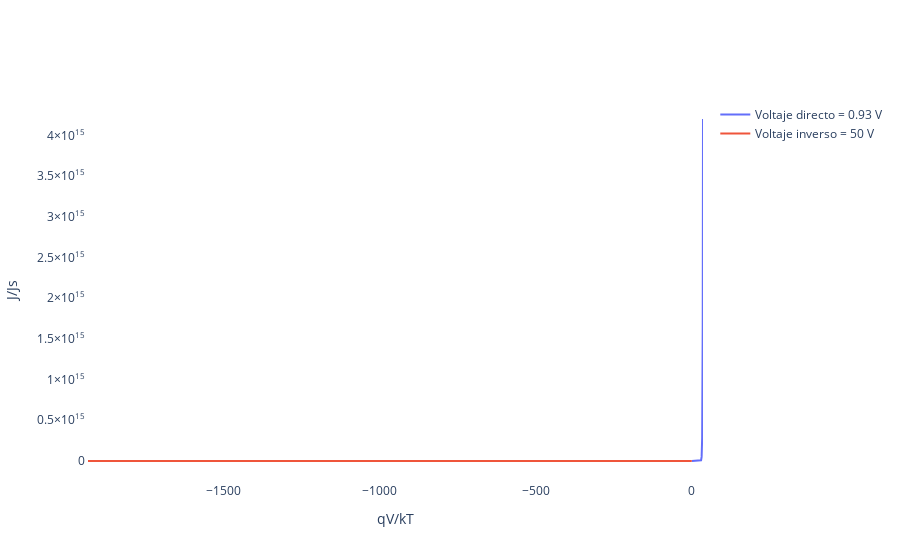

Here is the notebook cell this chart was saved with:
### Code cell
import numpy as np
import plotly.graph_objects as go

te = np.linspace(250, 340, 90)
vf_s = np.linspace(0, (q * v_f) / (k * t), 1000)
vr_s = np.linspace(0, (q * v_r) / (k * t), 1000)

i_g1 = (np.exp(vf_s)-1)
i_g2 = (np.exp(-vr_s)-1)

# Crear la figura
fig = go.Figure()

# Agregar las curvas al gráfico
fig.add_trace(go.Scatter(x=vf_s, y=i_g1, mode='lines', name=f'Voltaje directo = {v_f} V'))
fig.add_trace(go.Scatter(x=-vr_s, y=i_g2, mode='lines', name=f'Voltaje inverso = {v_r} V'))

# Configurar el diseño del gráfico
fig.update_layout(
    xaxis=dict(title='qV/kT', showline=True),
    yaxis=dict(title='J/Js', showline=True),
    title='',
    showlegend=True,
    plot_bgcolor="white",
    paper_bgcolor="white"
)
# Configurar las líneas de los ejes x e y

# Mostrar el gráfico
fig.show()

### Figure 1 — Plotly figure (JSON) as saved in the notebook; plotly's stock layout.template omitted (floating-point values rounded to 4 significant figures; data arrays with more than 128 entries replaced by an {"elided": "..."} marker saying what was removed)
{"data": [{"mode": "lines", "name": "Voltaje directo = 0.93 V", "type": "scatter", "x": {"elided": "1000 float values"}, "y": {"elided": "1000 float values"}}, {"mode": "lines", "name": "Voltaje inverso = 50 V", "type": "scatter", "x": {"elided": "1000 float values"}, "y": {"elided": "1000 float values"}}], "layout": {"paper_bgcolor": "white", "plot_bgcolor": "white", "showlegend": true, "title": {"text": ""}, "xaxis": {"showline": true, "title": {"text": "qV/kT"}}, "yaxis": {"showline": true, "title": {"text": "J/Js"}}}}
